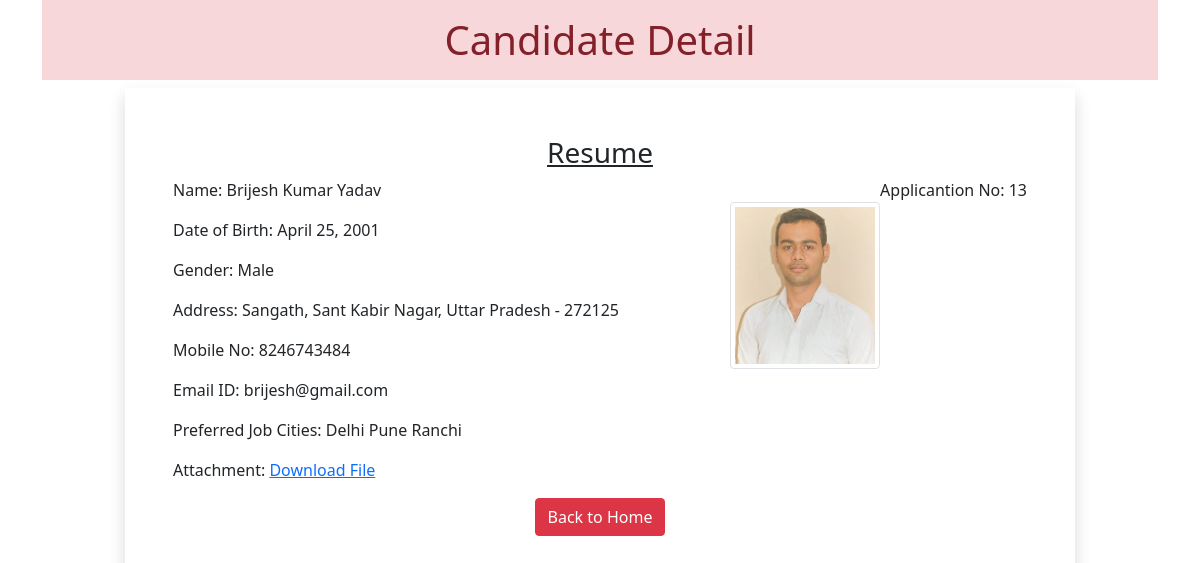
/13, run on the app's committed database.
### myapp/models.py (models this page shows)
class Resume(models.Model):
 name = models.CharField(max_length=100)
 dob = models.DateField(auto_now=False, auto_now_add=False)
 gender = models.CharField(max_length=100)
 locality = models.CharField(max_length=100)
 city = models.CharField(max_length=100)
 pin = models.PositiveIntegerField()
 state = models.CharField(choices=STATE_CHOICE, max_length=50)
 mobile = models.PositiveIntegerField()
 email = models.EmailField()
 job_city = models.CharField(max_length=50)
 profile_image = models.ImageField(upload_to='profileimg', blank=True)
 my_file = models.FileField(upload_to='doc', blank=True)

### myapp/views.py (the view)
# urls.py: path('<int:pk>', views.CandidateView.as_view(), name='candidate')
class CandidateView(View):
 def get(self, request, pk):
  candidate = Resume.objects.get(pk=pk)
  return render(request, 'myapp/candidate.html', {'candidate':candidate})

### myapp/templatetags/myfilter.py (called while the page is built)
@register.filter(name='remove_special')
def remove_chars(value, arg):
 print("Arg", arg)
 print("Value:", value)
 for character in arg:
  print(character)
  value = value.replace(character, "")
 return value

### myapp/templates/myapp/candidate.html (shortened to what this page needs)
<!DOCTYPE html>
{% load myfilter %}
<html lang="en">
<head>
  <link href="https://cdn.jsdelivr.net/npm/bootstrap@5.0.0-beta2/dist/css/bootstrap.min.css" rel="stylesheet">
</head>
<body>
  <div class="container">
   <h1 class="alert-danger text-center p-3">Candidate Detail</h1>
   <div class="row">
    <div class="col-sm-10 shadow p-5 offset-sm-1">
     <h3 class="text-center"><u>Resume</u></h3>
     <p class="float-end">Applicantion No: {{candidate.id}}</p>
     <img src="{{candidate.profile_image.url}}" alt="" class="img-fluid img-thumbnail float-end mt-4" width="150" height="150">
     <p>Name: {{candidate.name}}</p>
     <p>Date of Birth: {{candidate.dob}}</p>
     <p>Gender: {{candidate.gender}}</p>
     <p>Address: {{candidate.locality}}, {{candidate.city}}, {{candidate.state}} - {{candidate.pin}}</p>
     <p>Mobile No: {{candidate.mobile}}</p>
     <p>Email ID: {{candidate.email}}</p>
     <p>Preferred Job Cities: {{candidate.job_city|remove_special:"[]',"}}</p>
     <p>Attachment: <a href="{{candidate.my_file.url}}">Download File</a></p>
    <div class="text-center">
     <a href="/" class="btn btn-danger">Back to Home</a>
    </div>
    </div>
   </div>
  </div>
</body>
</html>

### data on the page
Resume: id "13", profile_image (picture), name "Brijesh Kumar Yadav", dob "April 25, 2001", gender "Male", locality "Sangath", city "Sant Kabir Nagar", state "Uttar Pradesh", pin "272125", mobile "8246743484", email "brijesh@gmail.com", job_city|remove_special "Delhi Pune Ranchi"
